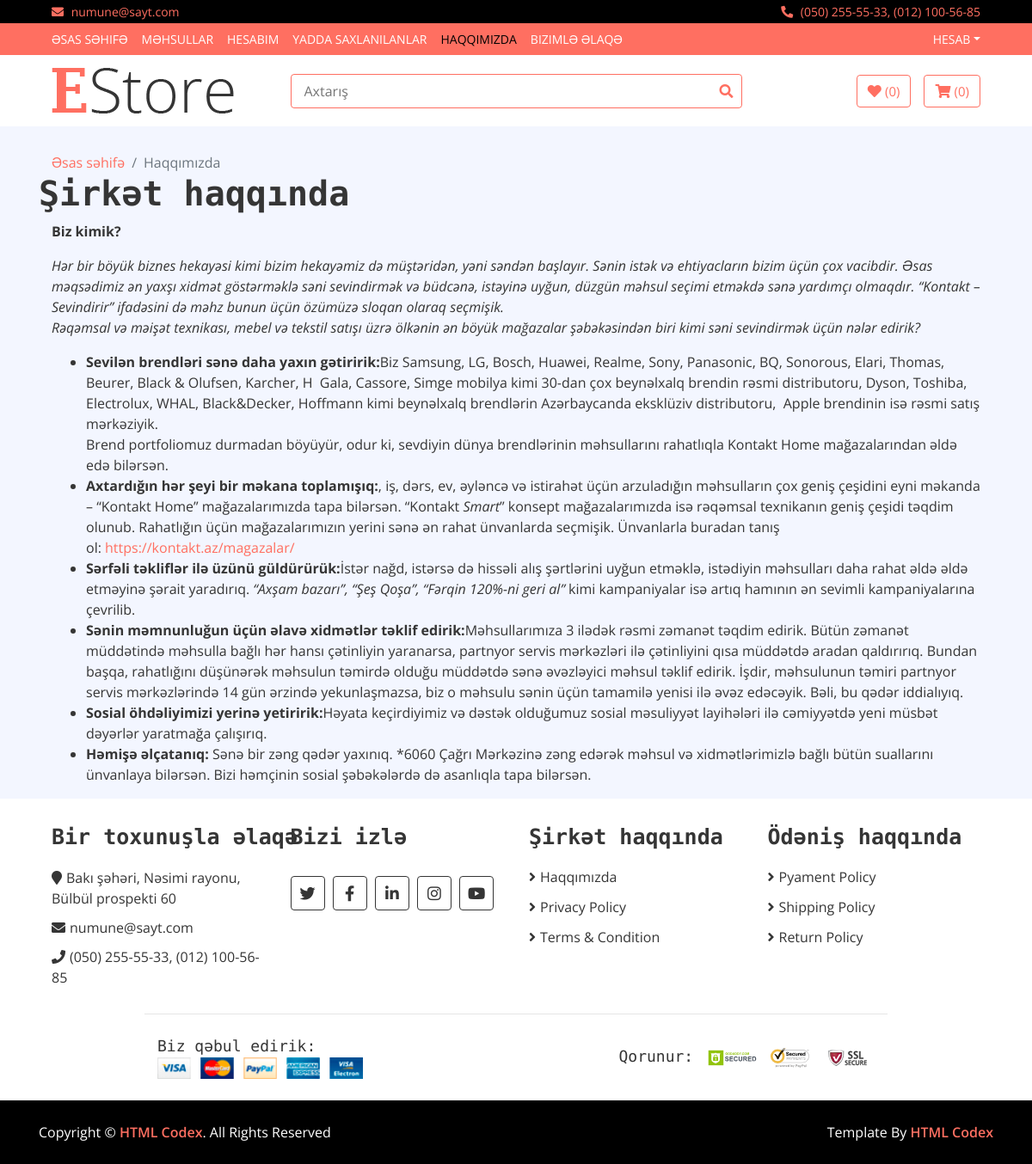
The app's page /aboutus with its own data.
### pages/models.py (models this page shows, shortened)
class LocationModel(models.Model):
    name = models.CharField(max_length=100, verbose_name="Adı")
    location = models.CharField(max_length=1000,verbose_name="Ünvan")
    phone = models.CharField(max_length=200,verbose_name="Telefon")
    email = models.EmailField()
    facebook = models.CharField(max_length=1000,blank=True)
    twitter = models.CharField(max_length=1000,blank=True)
    linkedin = models.CharField(max_length=1000,blank=True)
    youtube = models.CharField(max_length=1000,blank=True)
    instagram = models.CharField(max_length=1000,blank=True)
    status = models.CharField(choices = STATUS2,default="passive",max_length=100)
    main = models.BooleanField(verbose_name='Əsas səhifədə göstərilsin?')
    created_date = models.DateTimeField(auto_now_add=True)
    class Meta:
        verbose_name = "Ünvan"
        verbose_name_plural = "Ünvan və Telefonlar"

class AboutUs(models.Model):
    title = models.CharField(verbose_name="Başlıq",max_length=100)
    text = RichTextField(verbose_name="Mətin")
    status = models.CharField(max_length=100,default="passive",choices=STATUS2)
    created_date = models.DateTimeField(auto_now_add=True)
    class Meta:
        verbose_name = 'Haqqımızda'
        verbose_name_plural = "Haqqımızda"

### pages/views.py (the view)
# urls.py: path('aboutus',views.aboutus,name = 'about')
def aboutus(request):
    about = AboutUs.objects.first()
    context = {
        "about":about,
    }
    return render(request,"pages/about.html",context)

### pages/context_processors.py (called while the page is built)
def locationmain(request):
    location_main = LocationModel.objects.get(main = True)
    context = {
        "location_main":location_main,
    }
    return context

### products/context_processors.py (called while the page is built)
def categories(request):
    categories_all = Product_Category.objects.all()
    context = {
        "categories_all":categories_all,
    }
    return context

def products(request):
    products_slider = Product_Item.objects.filter(status = "active")[:3]
    context = {
        "products_slider":products_slider,
    }
    return context

### templates/pages/about.html (shortened to what this page needs)
{% extends "base.html" %}
{% block body %}
  <div class="breadcrumb-wrap">
    <div class="container-fluid">
        <ul class="breadcrumb">
            <li class="breadcrumb-item"><a href="{% url 'pages:index' %}">Əsas səhifə</a></li>
            <li class="breadcrumb-item active">Haqqımızda</li>
        </ul>
    </div>
</div>
<div class="about">
    <div class="container-fluid">
        <div class="row">
       <h1>Şirkət haqqında</h1>
        </div>
            {{about.text|safe}}
    </div>
</div>
{% endblock body %}

### templates/includes/navbar.html (shortened to what this page needs)
    {% load static %}
        <div class="top-bar">
            <div class="container-fluid">
                <div class="row">
                    <div class="col-sm-6">
                        <i class="fa fa-envelope"></i>
                        {{location_main.email}}
                    </div>
                    <div class="col-sm-6">
                        <i class="fa fa-phone-alt"></i>
                        {{location_main.phone}}
                    </div>
                </div>
            </div>
        </div>
        <div class="nav">
            <div class="container-fluid">
                <nav class="navbar navbar-expand-md bg-dark navbar-dark">
                    <div class="collapse navbar-collapse justify-content-between" id="navbarCollapse">
                        <div class="navbar-nav mr-auto">
                            {% if request.path == "/" %}
                            <a class="nav-item nav-link active">Əsas səhifə</a>
                            {% else %}
                            <a href="{% url 'pages:index' %}" class="nav-item nav-link ">Əsas səhifə</a>
                            {% endif %}
                            <a href="{% url 'products:products_all' %}" class="nav-item nav-link">Məhsullar</a>
                            <a href="my-account.html" class="nav-item nav-link">Hesabım</a>
                            <a href="wishlist.html" class="nav-item nav-link">Yadda saxlanılanlar</a>
                            {% if "aboutus" in request.path %}
                            <a  class="nav-item nav-link active">Haqqımızda </a>
                            {% else %}
                            <a href="{% url 'pages:about' %}" class="nav-item nav-link">Haqqımızda </a>
                            {% endif %}
                            {% if "contactus" in request.path %}
                            <a  class="nav-item nav-link active">Bizimlə Əlaqə</a>
                            {% else %}
                            <a href="{% url 'pages:contactus' %}" class="nav-item nav-link">Bizimlə Əlaqə</a>
                            {% endif %}
                        </div>
                        <div class="navbar-nav ml-auto">
                            <div class="nav-item dropdown">
                                <a href="#" class="nav-link dropdown-toggle" data-toggle="dropdown">Hesab</a>
                            </div>
                        </div>
                    </div>
                </nav>
            </div>
        </div>
        <div class="bottom-bar">
            <div class="container-fluid">
                <div class="row align-items-center">
                    <div class="col-md-3">
                        <div class="logo">
                            <a href="{% url 'pages:index' %}">
                                <img src="{% static 'img/logo.png' %}" alt="Logo">
                            </a>
                        </div>
                    </div>
                    <div class="col-md-6">
                        <div class="search">
                            <form action="{% url 'products:search' %}" method="GET">
                                <input type="text" name="keyword" placeholder="Axtarış">
                                <button type="submit"><i class="fa fa-search"></i></button>
                            </form>
                        </div>
                    </div>
                    <div class="col-md-3">
                        <div class="user">
                            <a href="wishlist.html" class="btn wishlist">
                                <i class="fa fa-heart"></i>
                                <span>(0)</span>
                            </a>
                            <a href="cart.html" class="btn cart">
                                <i class="fa fa-shopping-cart"></i>
                                <span>(0)</span>
                            </a>
                        </div>
                    </div>
                </div>
            </div>
        </div>

### templates/includes/footer.html (shortened to what this page needs)
      {% load static %}
      <div class="footer">
        <div class="container-fluid">
            <div class="row">
                <div class="col-lg-3 col-md-6">
                    <div class="footer-widget">
                        <h2>Bir toxunuşla əlaqə</h2>
                        <div class="contact-info">
                            <p><i class="fa fa-map-marker"></i>{{location_main.location}}</p>
                            <p><i class="fa fa-envelope"></i>{{location_main.email}}</p>
                            <p><i class="fa fa-phone"></i>{{location_main.phone}}</p>
                        </div>
                    </div>
                </div>
                <div class="col-lg-3 col-md-6">
                    <div class="footer-widget">
                        <h2>Bizi izlə</h2>
                        <div class="contact-info">
                            <div class="social">
                                <a href="{{location_main.twitter}}"><i class="fab fa-twitter"></i></a>
                                <a href="{{location_main.facebook}}"><i class="fab fa-facebook-f"></i></a>
                                <a href="{{location_main.linkedin}}"><i class="fab fa-linkedin-in"></i></a>
                                <a href="{{location_main.instagram}}"><i class="fab fa-instagram"></i></a>
                                <a href="{{location_main.youtube}}"><i class="fab fa-youtube"></i></a>
                            </div>
                        </div>
                    </div>
                </div>
                <div class="col-lg-3 col-md-6">
                    <div class="footer-widget">
                        <h2>Şirkət haqqında</h2>
                        <ul>
                            <li><a href="{% url 'pages:about' %}">Haqqımızda</a></li>
                            <li><a href="#">Privacy Policy</a></li>
                            <li><a href="#">Terms & Condition</a></li>
                        </ul>
                    </div>
                </div>
                <div class="col-lg-3 col-md-6">
                    <div class="footer-widget">
                        <h2>Ödəniş haqqında</h2>
                        <ul>
                            <li><a href="#">Pyament Policy</a></li>
                            <li><a href="#">Shipping Policy</a></li>
                            <li><a href="#">Return Policy</a></li>
                        </ul>
                    </div>
                </div>
            </div>
            <div class="row payment align-items-center">
                <div class="col-md-6">
                    <div class="payment-method">
                        <h2>Biz qəbul edirik:</h2>
                        <img src="{% static 'img/payment-method.png' %}" alt="Payment Method" />
                    </div>
                </div>
                <div class="col-md-6">
                    <div class="payment-security">
                        <h2>Qorunur:</h2>
                        <img src="{% static 'img/godaddy.svg' %}" alt="Payment Security" />
                        <img src="{% static 'img/norton.svg' %}" alt="Payment Security" />
                        <img src="{% static 'img/ssl.svg' %}" alt="Payment Security" />
                    </div>
                </div>
            </div>
        </div>
    </div>
    <div class="footer-bottom">
        <div class="container">
            <div class="row">
                <div class="col-md-6 copyright">
                    <p>Copyright &copy; <a href="https://htmlcodex.com">HTML Codex</a>. All Rights Reserved</p>
                </div>
                <div class="col-md-6 template-by">
                    <p>Template By <a href="https://htmlcodex.com">HTML Codex</a></p>
                </div>
            </div>
        </div>
    </div>

### static/css/style1.css (style rules this page uses)
body { color: #353535; font-family: 'Open Sans', sans-serif; font-weight: 400; background: #f3f6ff; }
a { color: #FF6F61; }
h1 { font-family: 'Source Code Pro', monospace; font-weight: 900; }
h2 { font-family: 'Source Code Pro', monospace; font-weight: 700; }
@media (min-width: 992px) { .container-fluid { padding-right: 60px; padding-left: 60px; } }
.btn { color: #FF6F61; background: #ffffff; border: 1px solid #FF6F61; }
.top-bar { padding: 3px 0; font-size: 14px; color: #FF6F61; background: #000000; }
.top-bar i { margin-right: 5px; }
.top-bar .col-sm-6:first-child { text-align: left; }
.top-bar .col-sm-6:last-child { text-align: right; }
.nav { position: relative; }
@media (min-width: 992px) { .nav .container-fluid { padding-left: 52px; padding-right: 52px; } }
.nav .navbar { height: 100%; padding: 0; }
@media (min-width: 768px) { .nav, .nav .navbar { background: #FF6F61 !important; } }
@media (min-width: 768px) { .nav .navbar-dark a.nav-link { color: #ffffff; font-size: 14px; text-transform: uppercase; } }
@media (min-width: 768px) { .nav .navbar-dark a.nav-link:hover, .nav .navbar-dark a.nav-link.active { color: #000000; } }
.bottom-bar { padding: 15px 0; background: #ffffff; margin-bottom: 30px; }
.bottom-bar .logo { text-align: left; overflow: hidden; }
.bottom-bar .logo a img { max-height: 60px; }
.bottom-bar .search { width: 100%; }
.bottom-bar .search input[type=text] { width: 100%; height: 40px; padding: 0 15px; color: #666666; border: 1px solid #FF6F61; border-radius: 4px; }
.bottom-bar .search button { position: absolute; width: 40px; height: 38px; top: 1px; right: 16px; padding: 0 15px; border: none; background: none; color: #FF6F61; border-radius: 0 2px 2px 0; }
.bottom-bar .user { font-size: 0; text-align: right; }
.bottom-bar .user .wishlist { margin-right: 15px; }
.bottom-bar .user .cart i, .bottom-bar .user .wishlist i { color: #FF6F61; }
.bottom-bar .user .cart span, .bottom-bar .user .wishlist span { color: #FF6F61; font-size: 15px; }
@media (min-width: 768px) { .bottom-bar { max-height: 90px; } }
.breadcrumb-wrap { position: relative; width: 100%; }
.breadcrumb-wrap .breadcrumb { margin: 0; padding: 0; background: transparent; }
.footer { position: relative; padding: 30px 0 0 0; background: #ffffff; }
.footer .footer-widget { position: relative; width: 100%; margin-bottom: 30px; }
.footer .footer-widget h2 { font-size: 25px; white-space: nowrap; margin-bottom: 20px; }
.footer .footer-widget ul { margin: 0; padding: 0; list-style: none; }
.footer .footer-widget ul li { margin-bottom: 12px; }
.footer .footer-widget ul li:last-child { margin-bottom: 0; }
.footer .footer-widget ul li a { color: #353535; white-space: nowrap; display: block; line-height: 23px; transition: all .3s; }
.footer .footer-widget ul li a::before { content: '\f105'; font-family: 'Font Awesome 5 Free'; font-weight: 900; padding-right: 5px; }
.footer .contact-info p { margin-bottom: 10px; font-size: 16px; }
.footer .contact-info p i { margin-right: 5px; }
.footer .social { position: relative; width: 100%; }
.footer .social a { display: inline-block; margin: 10px 5px 0 0; width: 40px; height: 40px; padding: 6px 0; text-align: center; font-size: 18px; color: #353535; border: 1px solid #353535; border-radius: 4px; transition: all .3s; }
.footer .payment { padding-top: 25px; padding-bottom: 25px; border-top: 1px solid rgba(0,0,0,.1); }
@media (min-width: 992px) { .footer .payment { max-width: 80%; margin: 0 auto; } }
.footer .payment-method, .footer .payment-security { overflow: hidden; }
.footer .payment-method { text-align: left; }
.footer .payment-security { text-align: right; }
.footer .payment-method h2, .footer .payment-security h2 { display: inline-block; margin: 0 10px 0 0; font-size: 18px; font-weight: 400; line-height: 22px; }
.footer .payment-method img, .footer .payment-security img { height: 25px; }
.footer-bottom { position: relative; padding: 25px 0; background: #000000; }
.footer-bottom .copyright { text-align: left; }
.footer-bottom .template-by { text-align: right; }
.footer-bottom .copyright p, .footer-bottom .template-by p { color: #ffffff; font-weight: 400; margin: 0; }
.footer-bottom .copyright p a, .footer-bottom .template-by p a { font-weight: 600; }

### records on screen
LocationModel: email "numune@sayt.com", phone "(050) 255-55-33, (012) 100-56-85", location "Bakı şəhəri, Nəsimi rayonu, Bülbül prospekti 60"
AboutUs: text "Biz kimik? Hər bir böyük biznes hekayəsi kimi bizim hekayəmiz də müştəridən, yəni səndən başlayır. Sənin istək və ehtiyacların bizim üçün çox vacibdir. Əsas məqsədimiz ən yaxşı xidmət göstərməklə səni sevindirmək və büdcənə, istəyinə uyğun, düzgün məhsul seçimi etməkdə sənə yardımçı olmaqdır. “Kontakt – Sevindirir” ifadəsini də məhz bunun üçün özümüzə sloqan olaraq seçmişik. Rəqəmsal və məişət texnikası, mebel və tekstil satışı üzrə ölkənin ən böyük mağazalar şəbəkəsindən biri kimi səni sevindirmək üçün nələr edirik? Sevilən brendləri sənə daha yaxın gətiririk: Biz Samsung, LG, Bosch, Huawei, Realme, Sony, Panasonic, BQ, Sonorous, Elari, Thomas, Beurer, Black & Olufsen, Karcher, H Gala,…"
